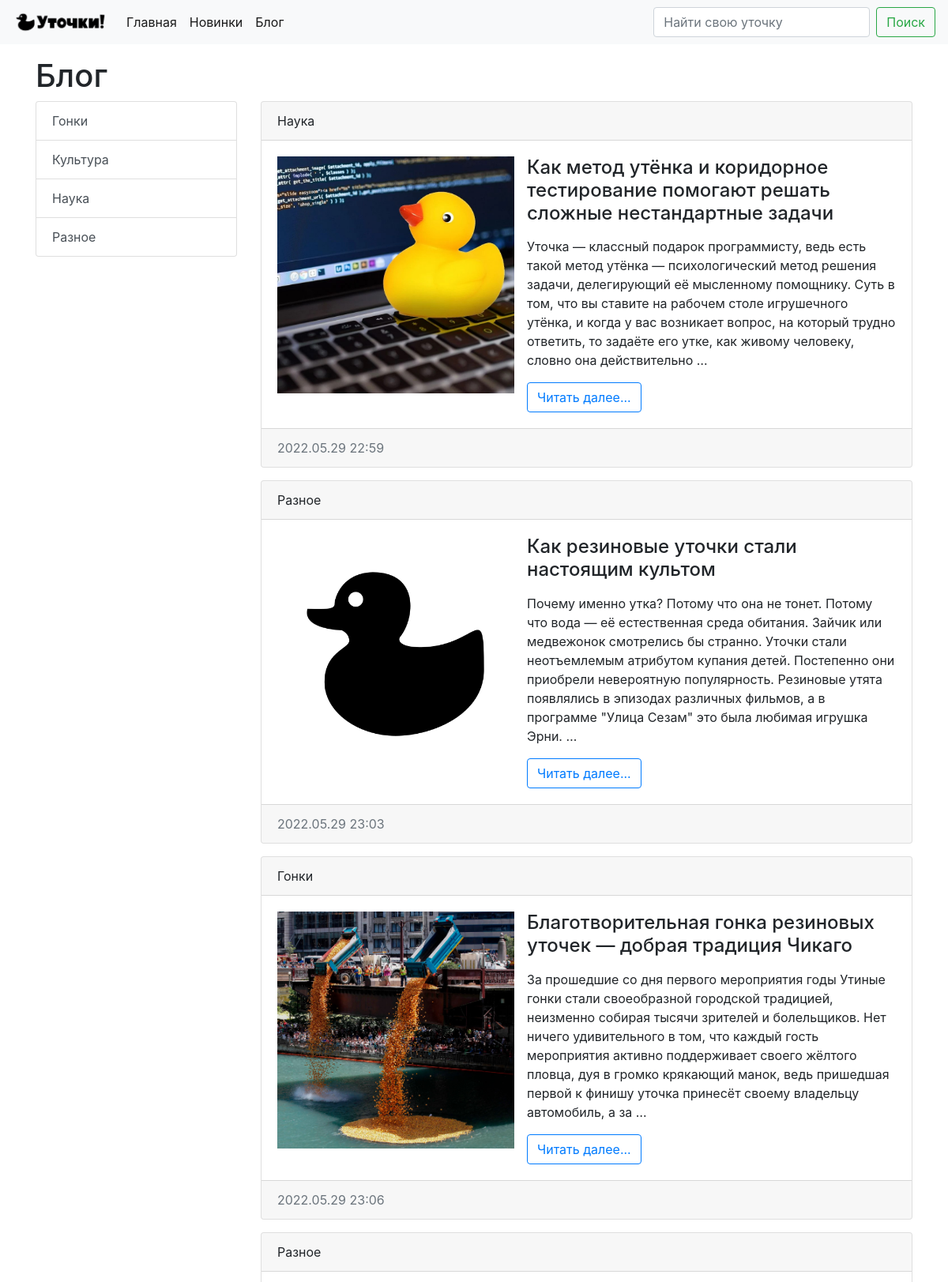
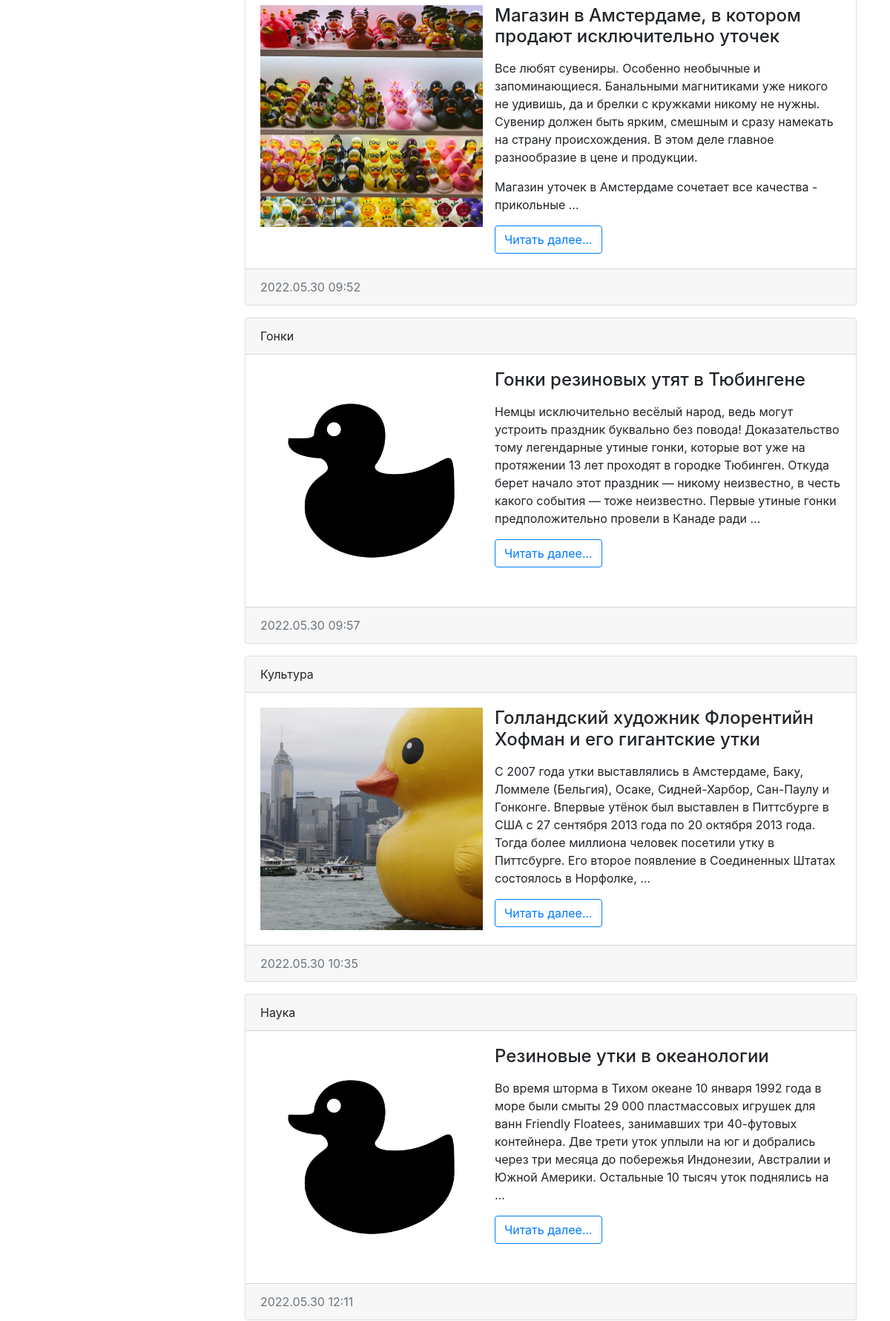
Screenshot of /blog/ (upper part) with the database file from the repository (2 pictures, top to bottom).
### blog/models.py (models this page shows, shortened)
class Category(models.Model):
    title = models.CharField(max_length=100, verbose_name='Название категории', db_index=True)
    def __str__(self):
        return self.title
    class Meta:
        verbose_name = 'Категория'
        verbose_name_plural = 'Категории'
        ordering = ['title']

class Article(models.Model):
    title = models.CharField(max_length=100, verbose_name='Заголовок')
    content = models.TextField(blank=True, verbose_name='Текст')
    created_at = models.DateTimeField(auto_now_add=True, verbose_name='Опубликовано в')
    updated_at = models.DateTimeField(auto_now=True, verbose_name='Обновлено в')
    photo = models.ImageField(upload_to='photos/%Y/%m/%d', verbose_name='Фото', blank=True)
    is_published = models.BooleanField(default=True, verbose_name='Опубликовано')
    category = models.ForeignKey('Category', on_delete=models.PROTECT, null=True, blank=True, verbose_name='Категория')
    def get_absolute_url(self):
        return reverse('view_articles', kwargs={"article_id": self.pk})
    class Meta:
        verbose_name = 'Статья'
        verbose_name_plural = 'Статьи'

### blog/views.py (the view)
# urls.py: path('', index, name='blog'),
def index(request):
    articles = Article.objects.all()
    return render(request, 'blog/index.html', {'articles': articles, 'title': 'Блог'})

### blog/templatetags/blog_tags.py (called while the page is built)
@register.simple_tag()
def get_categories():
    return Category.objects.all()

### blog/templates/blog/index.html (shortened to what this page needs)
{% extends 'base.html' %}
{% block sidebar %}
{% include 'inc/_sidebar.html'%}
{% endblock %}
{% block content %}
{% for item in articles %}
<div class="card mb-3">
    <div class="card-header">
        {{ item.category }}
    </div>
    <div class="card-body">
        <div class="media">
            {% if item.photo %}
            <img src="{{ item.photo.url }}" width="300" class="mr-3">
            {% else %}
            <img src="/media/logo.png" width="300" class="mr-3">
            {% endif %}
            <div class="media-body">
                <h4 class="card-title">{{ item.title }}</h4>
                <p class="card-text">{{ item.content|safe|linebreaks|truncatewords:50 }}</p>
                <a href="{{ item.get_absolute_url }}" class="btn btn-outline-primary">Читать далее...</a>
            </div>
        </div>
    </div>
    <div class="card-footer text-muted">
        {{ item.created_at |date:'Y.m.d H:i'}}
    </div>
</div>
{% endfor %}
{% endblock %}

### templates/inc/_sidebar.html
{% load blog_tags %}
<div class="list-group">
    {% get_categories as categories %}
    {% for item in categories %}
    <a href="/blog/category/{{ item.pk }}" class="list-group-item list-group-item-action">{{ item.title }}</a>
    {% endfor %}
</div>

### rows the page displays
Category: title "Гонки"
Category: title "Культура"
Category: title "Наука"
Category: title "Разное"
Article: category "Наука", photo (picture), title "Как метод утёнка и коридорное тестирование помогают решать сложные нестандартные задачи", content "Уточка — классный подарок программисту, ведь есть такой метод утёнка — психологический метод решения задачи, делегирующий её мысленному помощнику. Суть в том, что вы ставите на рабочем столе игрушечного утёнка, и когда у вас возникает вопрос, на который трудно ответить, то задаёте его утке, как живому человеку, словно она действительно …", created_at "2022.05.29 22:59"
Article: category "Разное", title "Как резиновые уточки стали настоящим культом", content "Почему именно утка? Потому что она не тонет. Потому что вода — её естественная среда обитания. Зайчик или медвежонок смотрелись бы странно. Уточки стали неотъемлемым атрибутом купания детей. Постепенно они приобрели невероятную популярность. Резиновые утята появлялись в эпизодах различных фильмов, а в программе \"Улица Сезам\" это была любимая игрушка Эрни. …", created_at "2022.05.29 23:03"
Article: category "Гонки", photo (picture), title "Благотворительная гонка резиновых уточек — добрая традиция Чикаго", content "За прошедшие со дня первого мероприятия годы Утиные гонки стали своеобразной городской традицией, неизменно собирая тысячи зрителей и болельщиков. Нет ничего удивительного в том, что каждый гость мероприятия активно поддерживает своего жёлтого пловца, дуя в громко крякающий манок, ведь пришедшая первой к финишу уточка принесёт своему владельцу автомобиль, а за …", created_at "2022.05.29 23:06"
Article: category "Разное", photo (picture), title "Магазин в Амстердаме, в котором продают исключительно уточек", content "Все любят сувениры. Особенно необычные и запоминающиеся. Банальными магнитиками уже никого не удивишь, да и брелки с кружками никому не нужны. Сувенир должен быть ярким, смешным и сразу намекать на страну происхождения. В этом деле главное разнообразие в цене и продукции. Магазин уточек в Амстердаме сочетает все качества - прикольные …", created_at "2022.05.30 09:52"
Article: category "Гонки", title "Гонки резиновых утят в Тюбингене", content "Немцы исключительно весёлый народ, ведь могут устроить праздник буквально без повода! Доказательство тому легендарные утиные гонки, которые вот уже на протяжении 13 лет проходят в городке Тюбинген. Откуда берет начало этот праздник — никому неизвестно, в честь какого события — тоже неизвестно. Первые утиные гонки предположительно провели в Канаде ради …", created_at "2022.05.30 09:57"
Article: category "Культура", photo (picture), title "Голландский художник Флорентийн Хофман и его гигантские утки", content "С 2007 года утки выставлялись в Амстердаме, Баку, Ломмеле (Бельгия), Осаке, Сидней-Харбор, Сан-Паулу и Гонконге. Впервые утёнок был выставлен в Питтсбурге в США с 27 сентября 2013 года по 20 октября 2013 года. Тогда более миллиона человек посетили утку в Питтсбурге. Его второе появление в Соединенных Штатах состоялось в Норфолке, …", created_at "2022.05.30 10:35"
Article: category "Наука", title "Резиновые утки в океанологии", content "Во время шторма в Тихом океане 10 января 1992 года в море были смыты 29 000 пластмассовых игрушек для ванн Friendly Floatees, занимавших три 40-футовых контейнера. Две трети уток уплыли на юг и добрались через три месяца до побережья Индонезии, Австралии и Южной Америки. Остальные 10 тысяч уток поднялись на …", created_at "2022.05.30 12:11"

### other values shown
{{ title }} "Блог"
